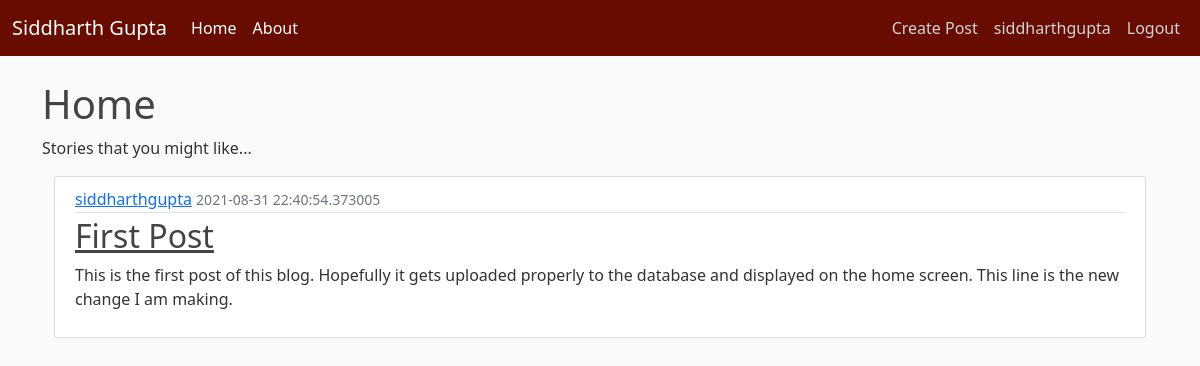
Screenshot of /home (signed in) with the database file from the repository.
### flaskblog/models.py (models this page shows, shortened)
class User(db.Model, UserMixin):
    id = db.Column(db.Integer, primary_key = True)
    username = db.Column(db.String(20), unique= True, nullable = False)
    email = db.Column(db.String(120), unique= True, nullable = False)
    image_file = db.Column(db.String(20), unique=False, nullable=False, default='default.jpg')
    password = db.Column(db.String(60), nullable = False)
    posts = db.relationship('Post', backref="author", lazy=True)

class Post(db.Model):
    id = db.Column(db.Integer, primary_key = True)
    title = db.Column(db.String(120), unique= False, nullable = False)
    content = db.Column(db.Text, unique=False, nullable=False)
    datePosted = db.Column(db.DateTime, nullable = False, default = datetime.utcnow)
    userId = db.Column(db.Integer, db.ForeignKey('user.id'), nullable=False)

### flaskblog/routes.py (the view)
@app.route("/")
@app.route("/home")
def index():
    return render_template("home.html", posts = Post.query.all(), title = "Home")

### flaskblog/models.py (called while the page is built)
@loginManager.user_loader
def loadUser(userId):
    return User.query.get(int(userId))

### flaskblog/templates/home.html
{% extends "base.html" %}
{% block content %}
    <h1>Home</h1>
    <p>Stories that you might like...</p>
    {% for post in posts %}
        <div class = "container">
            <article class="media content-section">
                <div class="media-body">
                  <div class="article-metadata">
                    <a class="mr-2" href="#">{{ post.author.username }}</a>
                    <small class="text-muted">{{ post.datePosted }}</small>
                  </div>
                  <h2><a class="article-title" href="{{ url_for('viewPost', postId = post.id) }}">{{ post.title }}</a></h2>
                  <p class="article-content">{{ post.content }}</p>
                </div>
              </article>
        </div>
    {% endfor %}
{% endblock content %}

### flaskblog/templates/base.html (shortened to what this page needs)
<!DOCTYPE html>
<html>
    <head>
        <link href="https://cdn.jsdelivr.net/npm/bootstrap@5.1.0/dist/css/bootstrap.min.css" rel="stylesheet">
        <link rel = "stylesheet" type="text/css" href="{{ url_for('static', filename='main.css') }}">
    </head>
    <body>
        <header class = "site-header">
            <nav class="navbar navbar-expand-lg navbar-dark bg-red fixed-top">
                <div class="container-fluid">
                <a class="navbar-brand" href="{{ url_for('index')}}">Siddharth Gupta</a>
                <div class="collapse navbar-collapse" id="navbarNav">
                    <ul class="navbar-nav">
                    <li class="nav-item">
                        <a class="nav-link active" aria-current="page" href="{{ url_for('index')}}">Home</a>
                    </li>
                    <li class="nav-item">
                        <a class="nav-link active" aria-current="page" href="{{ url_for('about')}}">About</a>
                    </li>
                    </ul>
                    <ul class="navbar-nav ms-auto">
                        {% if current_user.is_authenticated %}
                        <li class="nav-item">
                            <a class="nav-link" aria-current="page" href="{{ url_for('newPost')}}">Create Post</a>
                        </li>
                        <li class="nav-item">
                            <a class="nav-link" aria-current="page" href="{{ url_for('account')}}">{{current_user.username}}</a>
                        </li>
                        <li class="nav-item">
                            <a class="nav-link" aria-current="page" href="{{ url_for('logout')}}">Logout</a>
                        </li>
                        {% endif %}
                    </ul>
                </div>
                </div>
            </nav>
        </header>
        <div class = "container">
            {% block content %}{% endblock %}
        </div>
    </body>
</html>

### flaskblog/static/main.css (style rules this page uses)
body { background: #fafafa; color: #333333; margin-top: 5rem; }
h1, h2, h3, h4, h5, h6 { color: #444444; }
.bg-red { background-color: #680c00; }
.site-header .navbar-nav .nav-link { color: #cbd5db; }
.site-header .navbar-nav .nav-link.active { font-weight: 500; }
.content-section { background: #ffffff; padding: 10px 20px; border: 1px solid #dddddd; border-radius: 3px; margin-bottom: 20px; }
.article-title { color: #444444; }
.article-content { white-space: pre-line; }
.article-metadata { padding-bottom: 1px; margin-bottom: 4px; border-bottom: 1px solid #e3e3e3 }

### rows the page displays
User: username "siddharthgupta"
Post: author.username "siddharthgupta", datePosted "2021-08-31 22:40:54.373005", title "First Post", content "This is the first post of this blog. Hopefully it gets uploaded properly to the database and displayed on the home screen. This line is the new change I am making."
